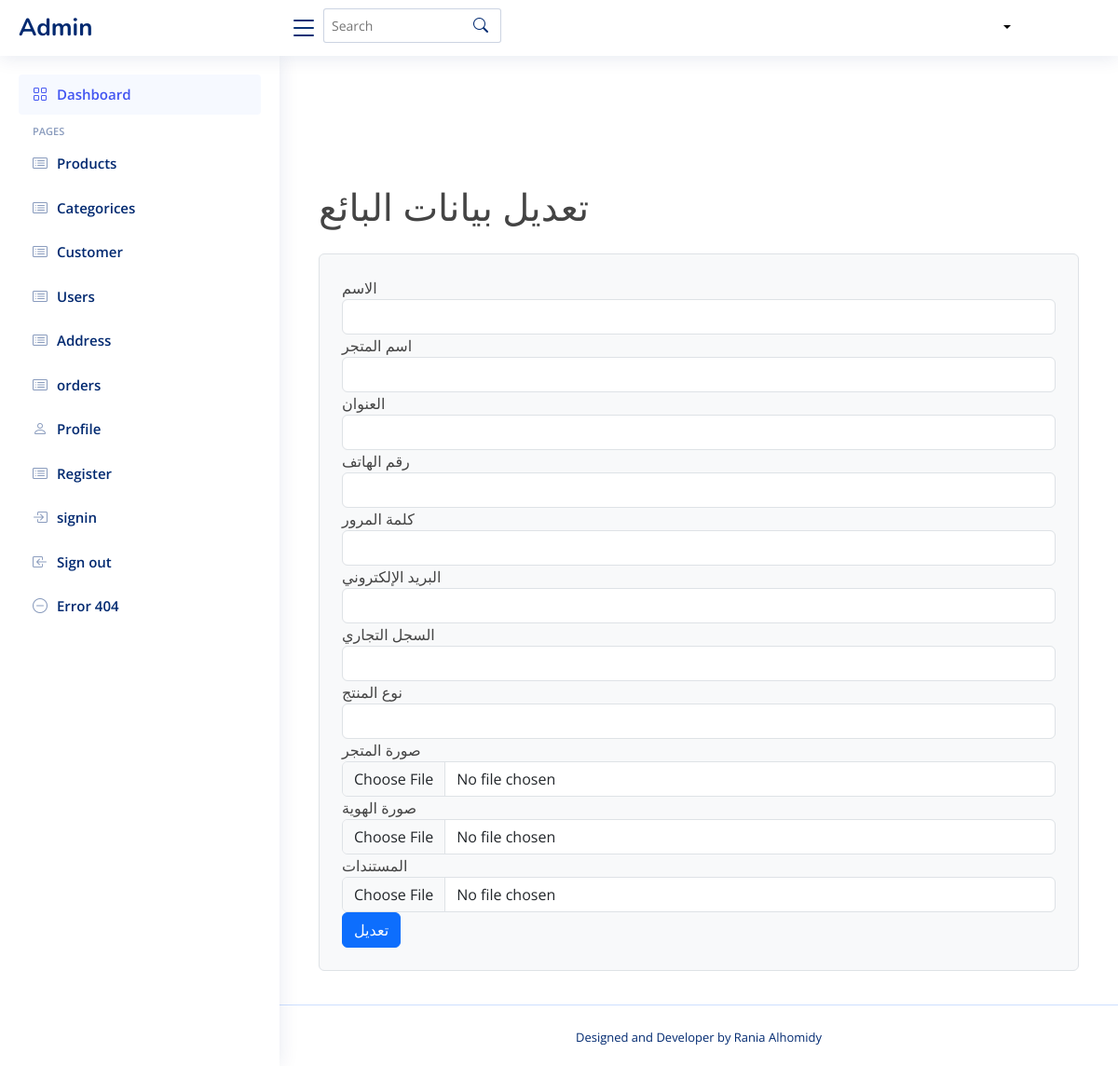
The page /edit_seller/1 on the database as committed earlier.
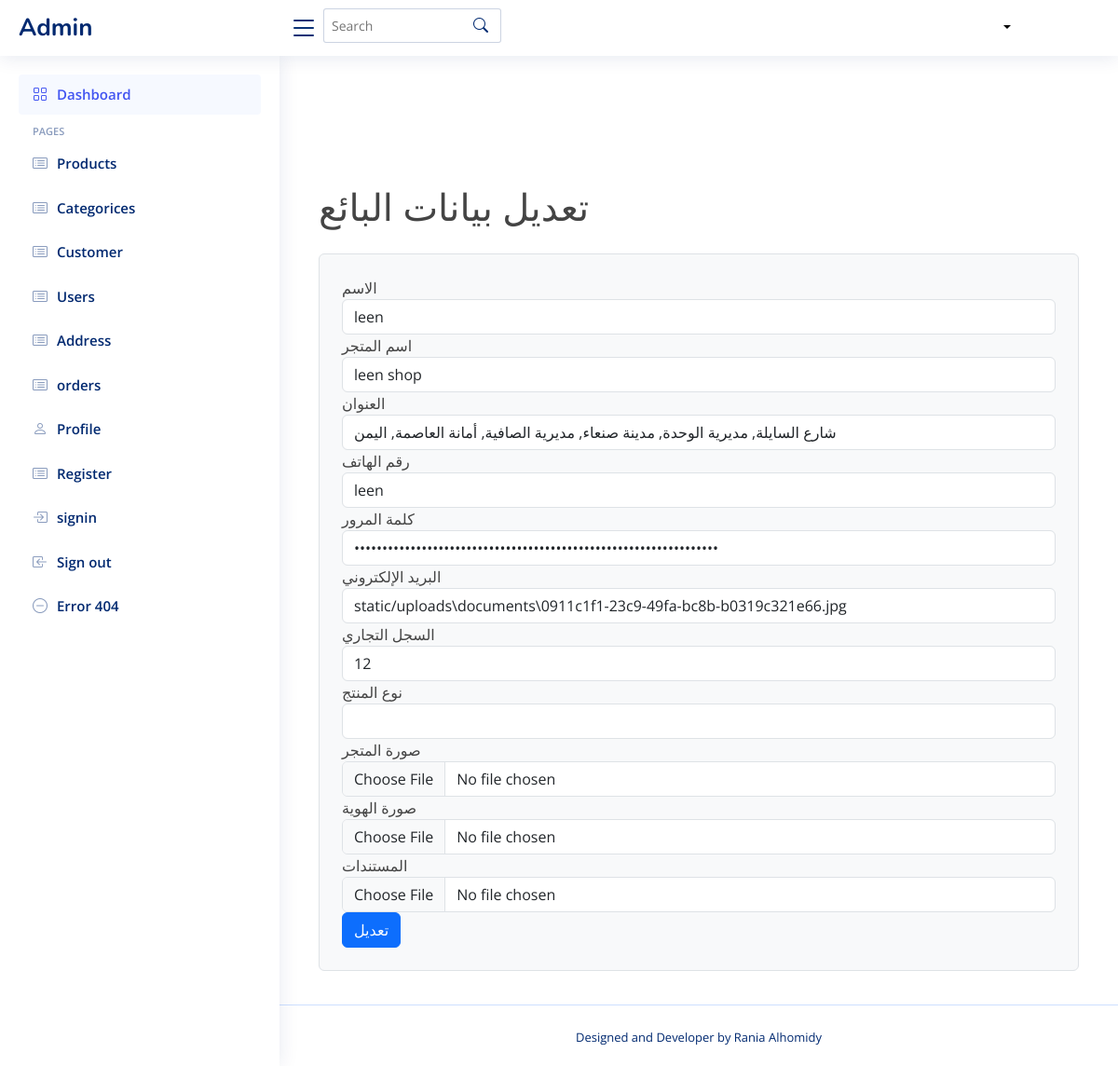
The same page on the database as committed later.
### tables this page shows
CREATE TABLE sellers (
        id INTEGER PRIMARY KEY AUTOINCREMENT,
        name TEXT NOT NULL,
        store_name TEXT NOT NULL,
        store_image TEXT,
        address TEXT NOT NULL,  -- تمت إضافته هنا
        commercial_record TEXT,
        id_image TEXT,
        documents TEXT,
        SAddress_id INTEGER NOT NULL,
        num_id INTEGER NOT NULL,
        created_at TIMESTAMP DEFAULT CURRENT_TIMESTAMP,
        FOREIGN KEY (SAddress_id) REFERENCES seller_address(id),
        FOREIGN KEY (num_id) REFERENCES numbers(id)
    );

### app.py (the view, shortened to what this page needs)
@app.route('/edit_seller/<int:seller_id>', methods=['GET', 'POST'])
def edit_seller(seller_id):
    conn = sqlite3.connect("database/Eshop.db")
    cursor = conn.cursor()
    cursor.execute('''SELECT * FROM sellers WHERE id = ?''', (seller_id,))
    seller = cursor.fetchone()
    return render_template('admin/edit_seller.html', seller=seller)

### app.py (called while the page is built)
def get_db_connection():
    conn = sqlite3.connect('database/Eshop.db')
    conn.row_factory = sqlite3.Row
    return conn

@app.context_processor
def inject_categories():
    conn = get_db_connection()
    cursor = conn.cursor()
    try:
        cursor.execute("""
            SELECT id, name, parent_id, image
            FROM category
            WHERE parent_id IS NULL
            ORDER BY name
        """)
        main_categories = cursor.fetchall()
        cursor.execute("SELECT id, name, parent_id, image FROM category ORDER BY name")
        all_categories = cursor.fetchall()
        return {
            'main_categories': main_categories,
            'all_categories': all_categories
        }
    finally:
        conn.close()

### templates/admin/edit_seller.html
{% include 'admin/header.html' %}
<main id="main" class="main">
    <div class="container mt-5">
<h1>تعديل بيانات البائع</h1>
<form method="POST" enctype="multipart/form-data" class="mt-4 p-4 border rounded bg-light">
    <div class="form-group">
        <label for="name">الاسم</label>
        <input type="text" id="name" name="name" class="form-control" value="{{ seller[1] }}" required>
    </div>
    <div class="form-group">
        <label for="store_name">اسم المتجر</label>
        <input type="text" id="store_name" name="store_name" class="form-control" value="{{ seller[2] }}" required>
    </div>
    <div class="form-group">
        <label for="address">العنوان</label>
        <input type="text" id="address" name="address" class="form-control" value="{{ seller[4] }}" required>
    </div>
    <div class="form-group">
        <label for="phone_number">رقم الهاتف</label>
        <input type="text" id="phone_number" name="phone_number" class="form-control" value="{{ seller[5] }}" required>
    </div>
    <div class="form-group">
        <label for="password">كلمة المرور</label>
        <input type="password" id="password" name="password" class="form-control" value="{{ seller[6] }}" required>
    </div>
    <div class="form-group">
        <label for="email">البريد الإلكتروني</label>
        <input type="email" id="email" name="email" class="form-control" value="{{ seller[7] }}" required>
    </div>
    <div class="form-group">
        <label for="commercial_record">السجل التجاري</label>
        <input type="text" id="commercial_record" name="commercial_record" class="form-control" value="{{ seller[8] }}" required>
    </div>
    <div class="form-group">
        <label for="product_type">نوع المنتج</label>
        <input type="text" id="product_type" name="product_type" class="form-control" value="{{ seller[11] }}" required>
    </div>
    <div class="form-group">
        <label for="store_image">صورة المتجر</label>
        <input type="file" id="store_image" name="store_image" class="form-control">
    </div>
    <div class="form-group">
        <label for="id_image">صورة الهوية</label>
        <input type="file" id="id_image" name="id_image" class="form-control">
    </div>
    <div class="form-group">
        <label for="documents">المستندات</label>
        <input type="file" id="documents" name="documents" class="form-control">
    </div>
    <button type="submit" class="btn btn-primary">تعديل</button>
</form>
</div>
</main>
{% include 'admin/footer.html' %}

### templates/admin/header.html (shortened to what this page needs)
<!DOCTYPE html>
<html lang="en">
<head>
<!DOCTYPE html>
<html lang="en">
<head>
  <link href="https://cdn.jsdelivr.net/npm/bootstrap@5.3.0/dist/css/bootstrap.min.css" rel="stylesheet">
  <link href="static/vendor/bootstrap/css/bootstrap.min.css" rel="stylesheet">
  <link href="static/vendor/bootstrap-icons/bootstrap-icons.css" rel="stylesheet">
  <link href="static/vendor/boxicons/css/boxicons.min.css" rel="stylesheet">
  <link href="static/vendor/quill/quill.snow.css" rel="stylesheet">
  <link href="static/vendor/quill/quill.bubble.css" rel="stylesheet">
  <link href="static/vendor/remixicon/remixicon.css" rel="stylesheet">
  <link href="static/vendor/simple-datatables/style.css" rel="stylesheet">
  <link rel="stylesheet" href="static/css/fontawesome.min.css">
  <link rel="stylesheet" href="static/css/fontawesome.css">
  <link rel="stylesheet" href="static/css/all.min.css">
  <link href="static/css/index.css" rel="stylesheet">
</head>
<body>
  <header id="header" class="header fixed-top d-flex align-items-center">
    <div class="d-flex align-items-center justify-content-between">
      <a href="{{ url_for('home') }}" class="logo d-flex align-items-center">
        <span class="d-none d-lg-block">Admin</span>
      </a>
      <i class="bi bi-list toggle-sidebar-btn"></i>
    </div>
    <div class="search-bar">
      <form class="search-form d-flex align-items-center" method="POST" action="#">
        <input type="text" name="query" placeholder="Search" title="Enter search keyword">
        <button type="submit" title="Search"><i class="bi bi-search"></i></button>
      </form>
    </div>
      <nav class="navbar">
    <div class=" pro-info nav-item dropdown drop  p-0 d-flex ">
      <a class="info nav-link dropdown-toggle" href="#" role="button" data-bs-toggle="dropdown" aria-expanded="false">
      </a>
    </div>
    </nav>
  </header>
  <aside id="sidebar" class="sidebar">
    <ul class="sidebar-nav" id="sidebar-nav">
      <li class="nav-item">
        <a class="nav-link " href="{{url_for('home')}}">
          <i class="bi bi-grid"></i>
          <span>Dashboard</span>
        </a>
      </li>
      <li class="nav-heading">Pages</li>
      <li class="nav-item">
        <a class="nav-link collapsed" href="{{ url_for('show_product')}}">
          <i class="bi bi-card-list"></i>
          <span>Products</span>
        </a>
        </li>
        <li class="nav-item">
        <a class="nav-link collapsed" href="{{ url_for('categories') }}">
          <i class="bi bi-card-list"></i>
          <span>Categorices</span>
        </a>
      </li>
        <li class="nav-item">
        <a class="nav-link collapsed" href="{{url_for('show_seller')}}">
          <i class="bi bi-card-list"></i>
          <span>Customer</span>
        </a>
        </li>
      <li class="nav-item">
        <a class="nav-link collapsed" href="customer.html">
          <i class="bi bi-card-list"></i>
          <span>Users</span>
        </a>
      </li>
      <li class="nav-item">
        <a class="nav-link collapsed" href="address.html">
          <i class="bi bi-card-list"></i>
          <span>Address</span>
        </a>
      </li>
      <li class="nav-item">
        <a class="nav-link collapsed" href="orders.html">
          <i class="bi bi-card-list"></i>
          <span>orders</span>
        </a>
      </li>
      <li class="nav-item">
        <a class="nav-link collapsed" href="profile.html">
          <i class="bi bi-person"></i>
          <span>Profile</span>
        </a>
      </li>
      <li class="nav-item">
        <a class="nav-link collapsed" href="signup.html">
          <i class="bi bi-card-list"></i>
          <span>Register</span>
        </a>
      </li>
      <li class="nav-item">
        <a class="nav-link collapsed" href="signin.html">
          <i class="bi bi-box-arrow-in-right"></i>
          <span>signin</span>
        </a>
      </li>
      <li class="nav-item">
        <a class="nav-link collapsed" href="logout.html">
          <i class="bi bi-box-arrow-in-left"></i>
          <span>Sign out</span>
        </a>
      </li>
      <li class="nav-item">
        <a class="nav-link collapsed" href="pages-error-404.html">
          <i class="bi bi-dash-circle"></i>
          <span>Error 404</span>
        </a>
      </li>
    </ul>
  </aside>

### templates/admin/footer.html (shortened to what this page needs)
  <footer id="footer" class="footer">
    <div class="credits">
      Designed and Developer by
        Rania Alhomidy
    </div>
  </footer>
</body>
</html>

### static/css/index.css (style rules this page uses)
:root { scroll-behavior: smooth; }
body { font-family: "Open Sans", sans-serif; background: #ffffff; color: #444444; }
a { color: #000; text-decoration: none; }
h1, h2, h3, h4, h5, h6 { font-family: "Nunito", sans-serif; }
.navbar { padding: 10px; background-color: #ffffff; margin-left: 500px; }
.navbar a, .navbar a:focus { display: flex; align-items: center; justify-content: space-between; padding: 5px 15px 7px 15px; margin-left: 5px; font-size: 14px; color: #000; white-space: nowrap; transition: 0.3s; border-radius: 50px; }
#main { margin-top: 60px; padding: 20px 30px; transition: all 0.3s; }
.logo { line-height: 1; }
@media (min-width: 1200px) { .logo { width: 280px; } }
.logo span { font-size: 26px; font-weight: 700; color: #012970; font-family: "Nunito", sans-serif; }
.header { transition: all 0.5s; z-index: 997; height: 60px; box-shadow: 0px 2px 20px rgba(1, 41, 112, 0.1); background-color: #fff; padding-left: 20px; }
.header .toggle-sidebar-btn { font-size: 32px; padding-left: 10px; cursor: pointer; color: #012970; }
.header .search-bar { margin-top: 10px; padding: 0 5px; }
.header .search-form { width: 100%; }
.header .search-form input { border: 0; font-size: 14px; color: #012970; border: 1px solid rgba(1, 41, 112, 0.2); padding: 7px 38px 7px 8px; border-radius: 3px; transition: 0.3s; width: 100%; }
.header .search-form button { border: 0; padding: 0; margin-left: -30px; background: none; }
.header .search-form button i { color: #012970; }
.sidebar { position: fixed; top: 60px; left: 0; bottom: 0; width: 300px; z-index: 996; transition: all 0.3s; padding: 20px; overflow-y: auto; scrollbar-width: thin; scrollbar-color: #aab7cf transparent; box-shadow: 0px 0px 20px rgba(1, 41, 112, 0.1); background-color: #fff; }
@media (min-width: 1200px) { #main, #footer { margin-left: 300px; } }
.sidebar-nav { padding: 0; margin: 0; list-style: none; }
.sidebar-nav li { padding: 0; margin: 0; list-style: none; }
.sidebar-nav .nav-item { margin-bottom: 5px; }
.sidebar-nav .nav-heading { font-size: 11px; text-transform: uppercase; color: #899bbd; font-weight: 600; margin: 10px 0 5px 15px; }
.sidebar-nav .nav-link { display: flex; align-items: center; font-size: 15px; font-weight: 600; color: #4154f1; transition: 0.3; background: #f6f9ff; padding: 10px 15px; border-radius: 4px; }
.sidebar-nav .nav-link i { font-size: 16px; margin-right: 10px; color: #4154f1; }
.sidebar-nav .nav-link.collapsed { color: #012970; background: #fff; }
.sidebar-nav .nav-link.collapsed i { color: #899bbd; }
.footer { padding: 20px 0; font-size: 14px; transition: all 0.3s; border-top: 1px solid #cddfff; }
.footer .credits { padding-top: 5px; text-align: center; font-size: 13px; color: #012970; }
label { margin: 0; }
input { padding: 5px; margin: 0; border: 1px solid #ccc; border-radius: 10px; }
a { color: #fff; }

Rows that differ between the two databases and show on the page:
added sellers: name "leen", store_name "leen shop", address "شارع السايلة, مديرية الوحدة, مدينة صنعاء, مديرية الصافية, أمانة العاصمة, اليمن", phone_number "leen", email "static/uploads\\documents\\0911c1f1-23c9-49fa-bc8b-b0319c321e66.jpg", commercial_record "12"
